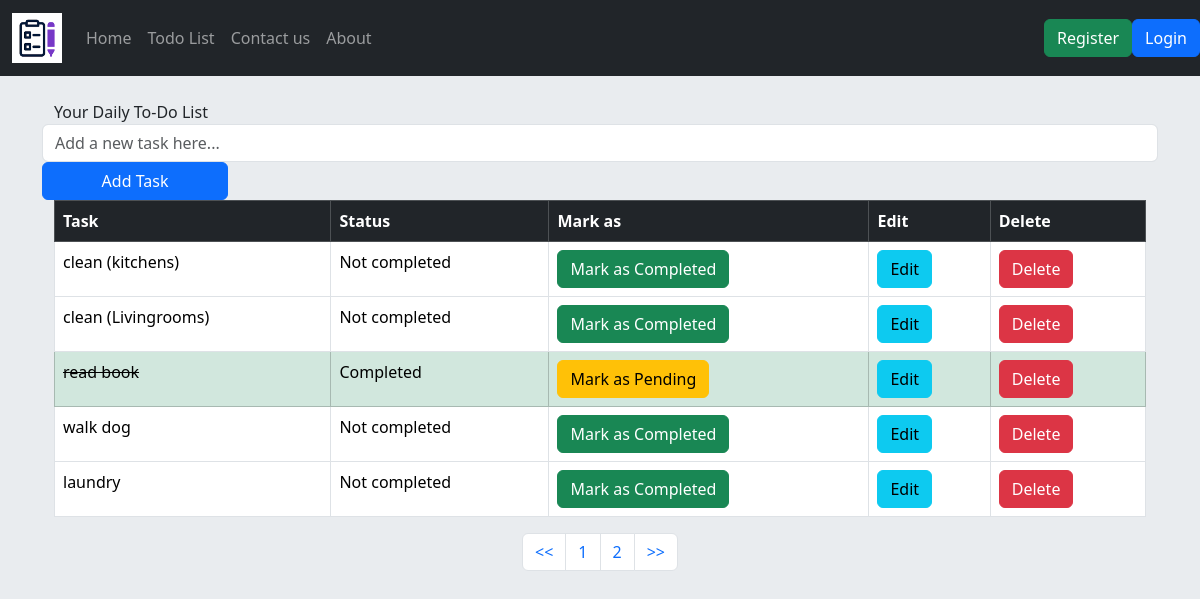
Page /task/ on the earlier database version.
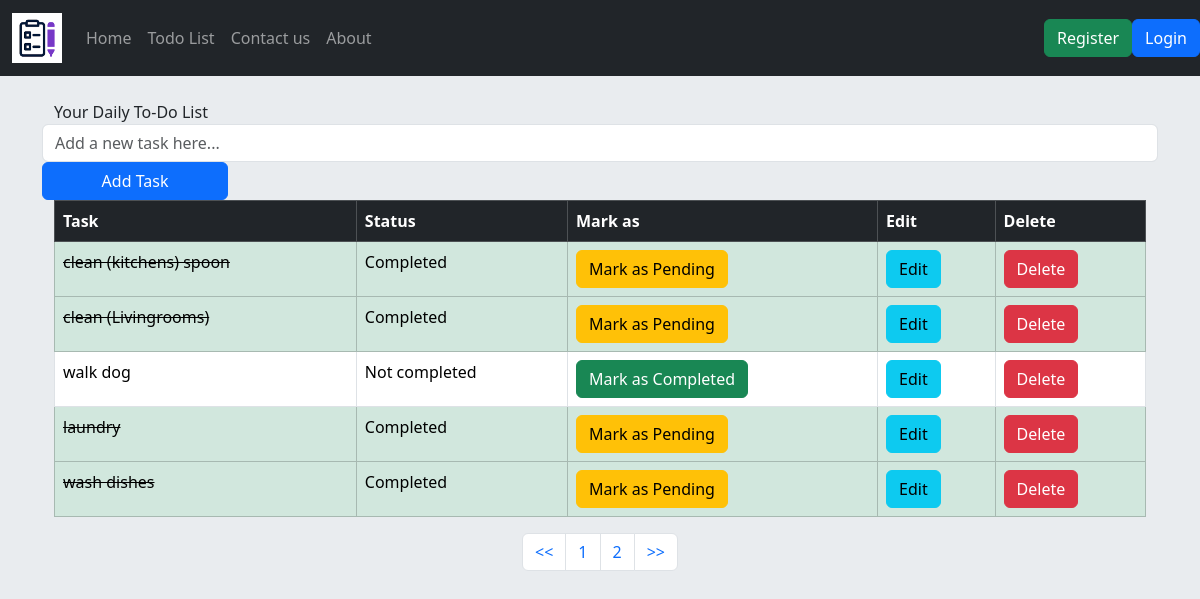
Same page on the later database version.
### todolist_app/models.py (models this page shows, shortened)
class TaskList(models.Model):
    task = models.CharField(max_length=300)
    done = models.BooleanField(default=False)

### todolist_app/views.py (the view)
# urls.py: path('', views.todolist, name='todolist'),
def todolist(request):
    if request.method =="POST":
        form = TaskForm(request.POST or None)
        if form.is_valid():
            form.save()
        messages.success(request, ("A New Task Has Been Added!"))
        return redirect('todolist')
    else:
        all_tasks = TaskList.objects.all()
        paginator = Paginator(all_tasks, 5)
        page = request.GET.get('pg')
        all_tasks = paginator.get_page(page)
        return render(request, 'todolist.html', {'all_tasks': all_tasks})

### todolist_app/templates/todolist.html (shortened to what this page needs)
{% extends 'base.html' %}
{% block content %}
<div class="container">
    <br>
    <form method="POST" class="row">
        <label class="col-lg-4"> Your Daily To-Do List</label>
        <input type="text" class="form-control col-lg-6" placeholder="Add a new task here..." name="task">
        <button type="submit" class="btn btn-primary col-lg-2">Add Task</button>
    </form>
    <table class="table table-bordered">
        <thead class="table-dark">
            <tr>
                <th scope='col'>Task</th>
                <th scope='col'>Status</th>
                <th scope='col'>Mark as</th>
                <th scope='col'>Edit</th>
                <th scope='col'>Delete</th>
            </tr>
        </thead>
        <tbody>
            {% if all_tasks %}
                {% for obj in all_tasks %}
                    <tr class="{% if obj.done %}table-success{% endif %}">
                        <td scope="row">
                            {% if obj.done %}
                                <del>{{ obj.task }}</del>
                            {% else %}
                                {{ obj.task }}
                            {% endif %}
                        </td>
                        <td>{{ obj.done|yesno:"Completed,Not completed" }}</td>
                        <td>
                            {% if obj.done %}
                                <a href="{% url 'pending_task' obj.id %}" class="btn btn-warning">Mark as Pending</a>
                            {% else %}
                                <a href="{% url 'complete_task' obj.id %}" class="btn btn-success">Mark as Completed</a>
                            {% endif %}
                        </td>
                        <td><a href="{% url 'edit_task' obj.id %}" class="btn btn-info">Edit</a></td>
                        <td><a href="{% url 'delete_task' obj.id %}" class="btn btn-danger">Delete</a></td>
                    </tr>
                {% endfor %}
            {% else %}
                <tr>
                    <td colspan="5">No tasks available</td>
                </tr>
            {% endif %}
        </tbody>
    </table>
    <nav aria-label="Page navigation example">
        <ul class="pagination justify-content-center">
          <li class="page-item ">
            <a class="page-link" href="?pg=1"><<</a>
          </li>
          <li class="page-item"><a class="page-link" href="?pg={{ all_tasks.number }}">{{ all_tasks.number }}</a></li>
          {% if all_tasks.has_next %}
          <li class="page-item"><a class="page-link" href="?pg={{ all_tasks.next_page_number }}">{{ all_tasks.next_page_number }}</a></li>
          {% endif %}
          <li class="page-item">
            <a class="page-link" href="?pg={{ all_tasks.paginator.num_pages }}">>></a>
          </li>
        </ul>
    </nav>
</div>
{% endblock %}

Differences in the rows shown:
removed TaskList: task "read book", done "Completed", shows "Mark as Pending"
changed TaskList: done "Not completed" → "Completed"; task "clean (kitchens)" → "clean (kitchens) spoon"; done "Mark as Completed" → "Mark as Pending"
changed TaskList "clean (Livingrooms)": done "Not completed" → "Completed"; done "Mark as Completed" → "Mark as Pending"
changed TaskList "laundry": done "Not completed" → "Completed"; done "Mark as Completed" → "Mark as Pending"
now on this page (row unchanged): TaskList: task "wash dishes", done "Completed", shows "Mark as Pending"
